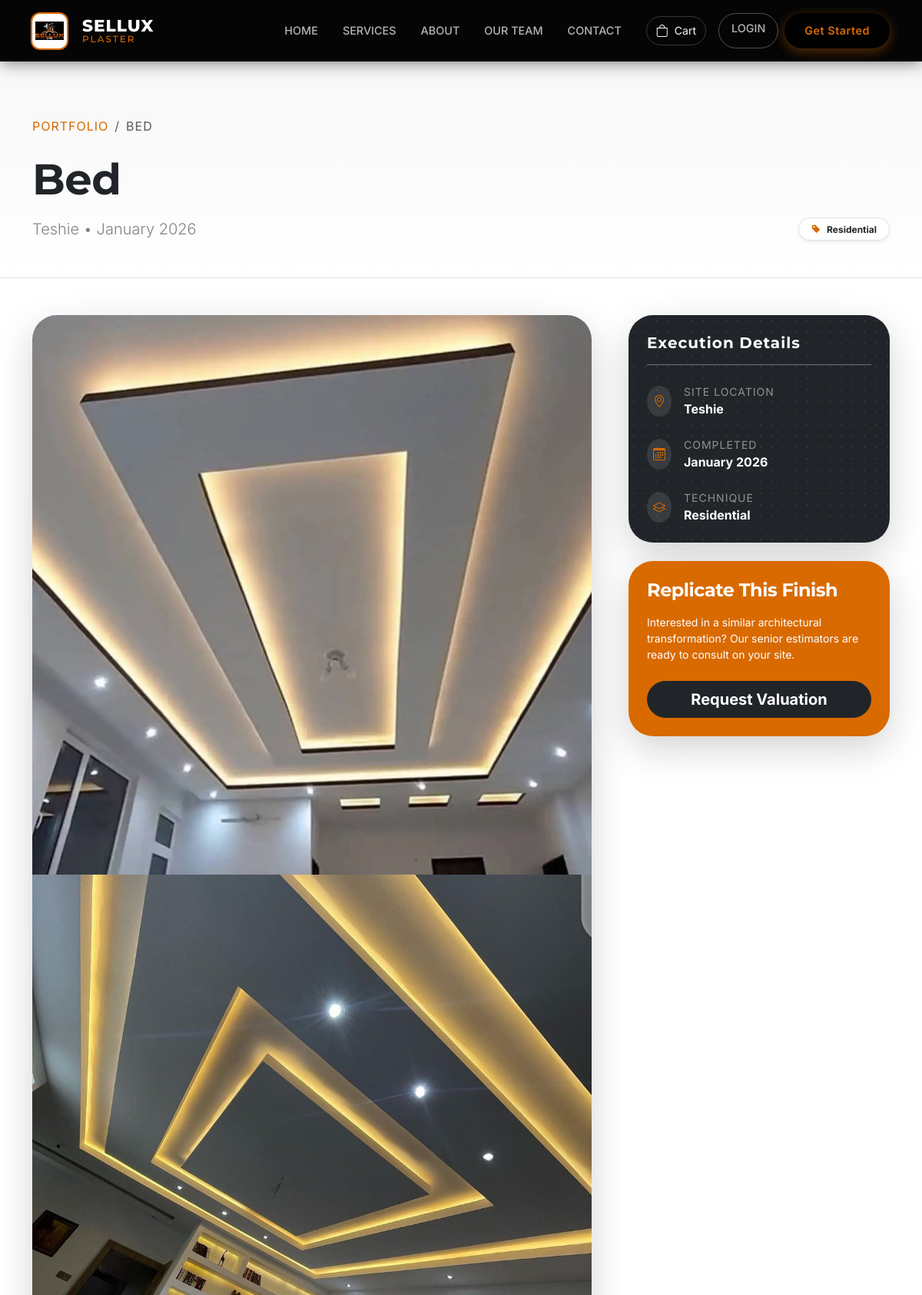
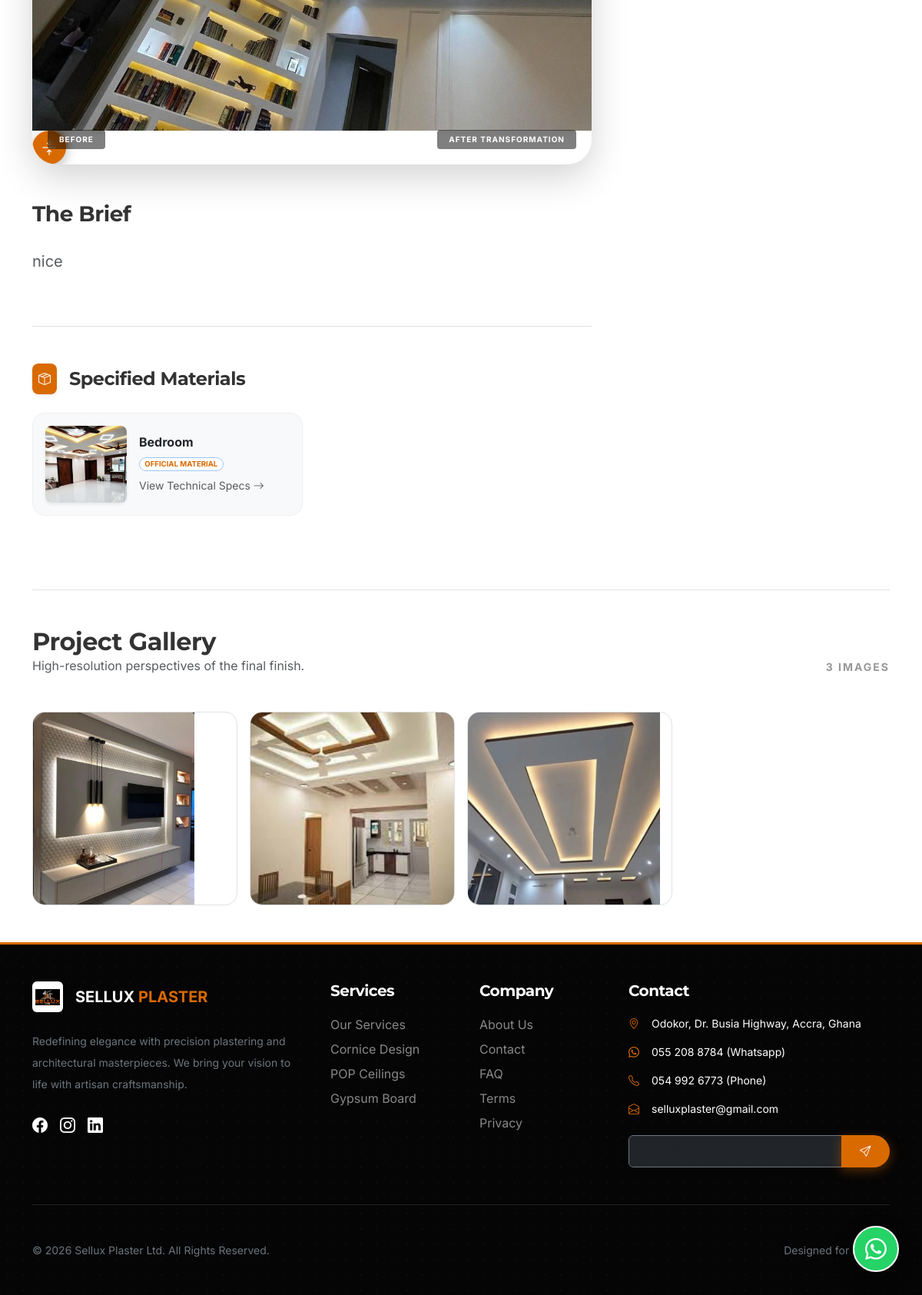
Page /portfolio/bed/ on the committed database (2 pictures, top to bottom).
### portfolio/models.py (models this page shows, shortened)
class Project(models.Model):
    PROJECT_TYPES = [
        ('residential', 'Residential'),
        ('commercial', 'Commercial'),
        ('institutional', 'Institutional'),
    ]
    title = models.CharField(max_length=200)
    slug = models.SlugField(unique=True)
    project_type = models.CharField(max_length=20, choices=PROJECT_TYPES, default='residential')
    location = models.CharField(max_length=100, help_text="e.g. East Legon, Accra", blank=True)
    description = models.TextField()
    image = models.ImageField(upload_to='portfolio/after/', help_text="The final result (After)")
    before_image = models.ImageField(upload_to='portfolio/before/', blank=True, null=True, help_text="Optional: The original state (Before)")
    completion_date = models.DateField()
    is_featured = models.BooleanField(default=False)
    materials_used = models.ManyToManyField('catalogue.Product', blank=True, related_name='used_in_projects')
    class Meta:
        ordering = ['-completion_date']

class ProjectImage(models.Model):
    project = models.ForeignKey(Project, on_delete=models.CASCADE, related_name='gallery')
    image = models.ImageField(upload_to='portfolio/gallery/')
    caption = models.CharField(max_length=200, blank=True)

### catalogue/models.py (models this page shows, shortened)
class Product(models.Model):
    category = models.ForeignKey(Category, on_delete=models.CASCADE, related_name='products')
    name = models.CharField(max_length=200)
    slug = models.SlugField(unique=True)
    description = models.TextField()
    price = models.DecimalField(max_digits=10, decimal_places=2)
    image = models.ImageField(upload_to='catalogue/products/')
    stock = models.PositiveIntegerField(default=0)
    is_available = models.BooleanField(default=True)
    created_at = models.DateTimeField(auto_now_add=True)
    updated_at = models.DateTimeField(auto_now=True)
    def get_absolute_url(self):
        return reverse('catalogue:product_detail', args=[self.slug])

### portfolio/views.py (the view)
# urls.py: path('<slug:slug>/', PortfolioDetailView.as_view(), name='project_detail'),
class PortfolioDetailView(DetailView):
    model = Project
    template_name = 'portfolio/portfolio_detail.html'
    context_object_name = 'project'

### cart/cart.py (called while the page is built)
    def __len__(self):
        return sum(item['quantity'] for item in self.cart.values())

### core/context_processors.py (called while the page is built)
def brand_context(request):
    return {
        'brand': get_brand_info()
    }

def cart_context(request):
    return {'cart': Cart(request)}

def promotions_context(request):
    promotion = Promotion.objects.filter(is_active=True).first()
    return {'active_promotion': promotion}

### core/utils.py (called while the page is built)
def get_brand_info():
    return {
        'company_name': 'Sellux Plaster Ltd',
        'slogan': 'Home of Affordable Luxury',
        'address': 'Odokor, Dr. Busia Highway, Accra, Ghana',
        'phone_primary': '055 208 8784',
        'phone_secondary': '054 992 6773',
        'email': 'selluxplasterltd@gmail.com',
        'whatsapp': '233549926773',
    }

### templates/portfolio/portfolio_detail.html (shortened to what this page needs)
{% extends 'base.html' %}
{% load static %}
{% block extra_css %}
<link rel="stylesheet" href="https://unpkg.com/img-comparison-slider@7/dist/styles.css" />
<link rel="stylesheet" href="https://cdnjs.cloudflare.com/ajax/libs/photoswipe/5.3.0/photoswipe.min.css" />
{% endblock %}
{% block content %}
<section class="bg-pattern-3d position-relative border-bottom pt-5 pb-5">
    <div class="position-absolute bottom-0 start-0 w-100 h-75" style="background: linear-gradient(to top, #ffffff 0%, transparent 100%);"></div>
    <div class="container position-relative z-1 pt-4">
        <nav aria-label="breadcrumb" class="mb-4 animate__animated animate__fadeIn">
            <ol class="breadcrumb small text-uppercase ls-1">
                <li class="breadcrumb-item"><a href="{% url 'portfolio:project_list' %}" class="text-primary text-decoration-none">Portfolio</a></li>
                <li class="breadcrumb-item active text-muted" aria-current="page">{{ project.title }}</li>
            </ol>
        </nav>
        <div class="row align-items-end g-4">
            <div class="col-lg-8 animate__animated animate__fadeInLeft">
                <h1 class="display-4 fw-bold text-dark mb-3">{{ project.title }}</h1>
                <p class="lead text-muted fs-5 mb-0 opacity-75">{{ project.location|default:"Architectural Installation" }} &bull; {{ project.completion_date|date:"F Y" }}</p>
            </div>
            <div class="col-lg-4 text-lg-end animate__animated animate__fadeInRight">
                <span class="badge bg-white text-dark border px-3 py-2 rounded-pill shadow-sm">
                    <i class="bi bi-tag-fill text-primary me-2"></i>{{ project.get_project_type_display }}
                </span>
            </div>
        </div>
    </div>
</section>
<section class="py-5 bg-white">
    <div class="container">
        <div class="row g-5">
            <div class="col-lg-8">
                <div class="position-relative mb-5 shadow-lg rounded-5 overflow-hidden animate__animated animate__fadeIn">
                    {% if project.before_image and project.image %}
                    <img-comparison-slider class="slider-with-custom-handle" value="40">
                        <img slot="first" src="{{ project.before_image.url }}" alt="Before" />
                        <img slot="second" src="{{ project.image.url }}" alt="After" />
                        <div slot="handle" class="custom-handle">
                            <i class="bi bi-arrows-collapse fs-5"></i>
                        </div>
                    </img-comparison-slider>
                    <div class="compare-label label-before">Before</div>
                    <div class="compare-label label-after">After Transformation</div>
                    {% elif project.image %}
                    <img src="{{ project.image.url }}" class="w-100 rounded-5 object-fit-cover" style="height: 500px;" alt="{{ project.title }}">
                    {% endif %}
                </div>
                <div class="mb-5 pb-5 border-bottom">
                    <h3 class="fw-bold mb-4 font-heading">The Brief</h3>
                    <div class="fs-5 text-muted lh-lg">
                        {{ project.description|linebreaks }}
                    </div>
                </div>
                {% if project.materials_used.exists %}
                <div class="mb-5">
                    <div class="d-flex align-items-center gap-3 mb-4">
                        <div class="bg-primary text-white p-2 rounded-3 shadow-sm"><i class="bi bi-box-seam"></i></div>
                        <h3 class="h4 fw-bold mb-0">Specified Materials</h3>
                    </div>
                    <div class="row g-4">
                        {% for product in project.materials_used.all %}
                        <div class="col-md-6">
                            <a href="{{ product.get_absolute_url }}" class="text-decoration-none">
                                <div class="product-card card h-100 rounded-4 overflow-hidden bg-light p-3">
                                    <div class="row g-0 align-items-center">
                                        <div class="col-4">
                                            {% if product.image %}
                                            <img src="{{ product.image.url }}" class="rounded-3 w-100 object-fit-cover shadow-sm" style="height: 100px;" alt="{{ product.name }}">
                                            {% else %}
                                            <div class="rounded-3 bg-white d-flex align-items-center justify-content-center" style="height: 100px;">
                                                <i class="bi bi-box text-muted opacity-25 fs-2"></i>
                                            </div>
                                            {% endif %}
                                        </div>
                                        <div class="col-8">
                                            <div class="ps-3">
                                                <h6 class="fw-bold text-dark mb-1">{{ product.name }}</h6>
                                                <span class="badge bg-white text-primary border border-primary-subtle rounded-pill small" style="font-size: 0.6rem;">OFFICIAL MATERIAL</span>
                                                <p class="small text-muted mb-0 mt-2">View Technical Specs <i class="bi bi-arrow-right"></i></p>
                                            </div>
                                        </div>
                                    </div>
                                </div>
                            </a>
                        </div>
                        {% endfor %}
                    </div>
                </div>
                {% endif %}
            </div>
            <div class="col-lg-4">
                <div class="sticky-sidebar">
                    <div class="card border-0 bg-dark text-white rounded-5 p-4 mb-4 shadow-lg overflow-hidden position-relative">
                        <div class="position-absolute top-0 start-0 w-100 h-100 bg-pattern-dots opacity-10"></div>
                        <div class="position-relative z-1">
                            <h5 class="fw-bold mb-4 ls-1 border-bottom border-secondary pb-3">Execution Details</h5>
                            <div class="d-flex flex-column gap-4">
                                <div class="d-flex align-items-center gap-3">
                                    <div class="bg-white bg-opacity-10 p-2 rounded-circle text-primary"><i class="bi bi-geo-alt"></i></div>
                                    <div>
                                        <small class="text-white-50 d-block text-uppercase ls-1">Site Location</small>
                                        <span class="fw-bold">{{ project.location|default:"Accra, Ghana" }}</span>
                                    </div>
                                </div>
                                <div class="d-flex align-items-center gap-3">
                                    <div class="bg-white bg-opacity-10 p-2 rounded-circle text-primary"><i class="bi bi-calendar3"></i></div>
                                    <div>
                                        <small class="text-white-50 d-block text-uppercase ls-1">Completed</small>
                                        <span class="fw-bold">{{ project.completion_date|date:"F Y" }}</span>
                                    </div>
                                </div>
                                <div class="d-flex align-items-center gap-3">
                                    <div class="bg-white bg-opacity-10 p-2 rounded-circle text-primary"><i class="bi bi-layers"></i></div>
                                    <div>
                                        <small class="text-white-50 d-block text-uppercase ls-1">Technique</small>
                                        <span class="fw-bold">{{ project.get_project_type_display }}</span>
                                    </div>
                                </div>
                            </div>
                        </div>
                    </div>
                    <div class="card border-0 bg-primary text-white rounded-5 p-4 shadow-lg">
                        <h4 class="fw-bold mb-3">Replicate This Finish</h4>
                        <p class="small mb-4 opacity-90">Interested in a similar architectural transformation? Our senior estimators are ready to consult on your site.</p>
                        <div class="d-grid gap-2">
                            <a href="{% url 'contact:contact_us' %}" class="btn btn-dark btn-lg rounded-pill fw-bold">
                                Request Valuation
                            </a>
                        </div>
                    </div>
                </div>
            </div>
        </div>
        {% if project.gallery.exists %}
        <div class="mt-5 pt-5 border-top">
            <div class="d-flex justify-content-between align-items-end mb-5">
                <div>
                    <h2 class="fw-bold mb-0">Project Gallery</h2>
                    <p class="text-muted mb-0">High-resolution perspectives of the final finish.</p>
                </div>
                <div class="small fw-bold text-uppercase ls-2 opacity-50">{{ project.gallery.all.count }} Images</div>
            </div>
            <div class="row g-3 pswp-gallery" id="project-gallery">
                {% for item in project.gallery.all %}
                <div class="col-6 col-md-4 col-lg-3">
                    <a href="{{ item.image.url }}"
                       data-pswp-width="{{ item.image.width|default:1200 }}"
                       data-pswp-height="{{ item.image.height|default:800 }}"
                       target="_blank" class="d-block rounded-4 overflow-hidden border">
                        <img src="{{ item.image.url }}" alt="{{ item.caption|default:project.title }}" class="img-fluid hover-zoom transition-all" loading="lazy" style="height: 250px; object-fit: cover;">
                    </a>
                </div>
                {% endfor %}
            </div>
        </div>
        {% endif %}
    </div>
</section>
{% endblock %}

### templates/base.html (style rules this page uses)
html, body { overflow-x: hidden; width: 100%; position: relative; }
:root { --primary-color: #d96a00; --primary-vibrant: #ff7b00; --black-onyx: #050505; --black-charcoal: #121212; --white-alabaster: #F9F9F9; --amber-glass: rgba(217, 106, 0, 0.96); --nav-height: 80px; --border-radius-pill: 50px; --shadow-float: 0 10px 30px rgba(0,0,0,0.2); --transition-smooth: all 0.4s cubic-bezier(0.4, 0, 0.2, 1); }
body { font-family: 'Inter', sans-serif; background-color: var(--white-alabaster); color: #333; -webkit-font-smoothing: antialiased; }
h1, h2, h3, h4, h5, .navbar-brand { font-family: 'Montserrat', sans-serif; font-weight: 700; letter-spacing: -0.5px; }
.bg-pattern-dots { background-image: radial-gradient(rgba(255, 255, 255, 0.1) 1px, transparent 1px); background-size: 15px 15px; }
.text-primary { color: var(--primary-color) !important; }
.bg-primary { background-color: var(--primary-color) !important; }

### templates/portfolio/portfolio_detail.html (style rules this page uses)
.ls-1 { letter-spacing: 1px; }
.ls-2 { letter-spacing: 2px; }
.slider-with-custom-handle { --divider-width: 2px; --divider-color: var(--primary-color); --default-handle-color: var(--primary-color); width: 100%; height: 500px; border-radius: 20px; overflow: hidden; }
.slider-with-custom-handle img { width: 100%; height: 100%; object-fit: cover; }
.custom-handle { display: flex; align-items: center; justify-content: center; color: white; background: var(--primary-color); border-radius: 50%; width: 44px; height: 44px; box-shadow: 0 4px 15px rgba(0,0,0,0.3); }
.compare-label { position: absolute; bottom: 20px; padding: 5px 15px; background: rgba(0,0,0,0.5); color: white; font-size: 10px; text-transform: uppercase; font-weight: bold; letter-spacing: 1px; border-radius: 4px; backdrop-filter: blur(4px); z-index: 2; }
.label-before { left: 20px; }
.label-after { right: 20px; }
.product-card { transition: all 0.4s cubic-bezier(0.165, 0.84, 0.44, 1); border: 1px solid #f0f0f0; }
@media (min-width: 992px) { .sticky-sidebar { position: sticky; top: 100px; } }
.font-heading { font-family: 'Montserrat', sans-serif; }
.object-fit-cover { object-fit: cover; }

### rows in the picture
Project: title "BED", title "Bed", location "Teshie", completion_date "January 2026", project_type "Residential", before_image (picture), image (picture), description "nice", gallery.all.count "3"
Product: image (picture), name "Bedroom"
ProjectImage: image (picture)
ProjectImage: image (picture)
ProjectImage: image (picture)
